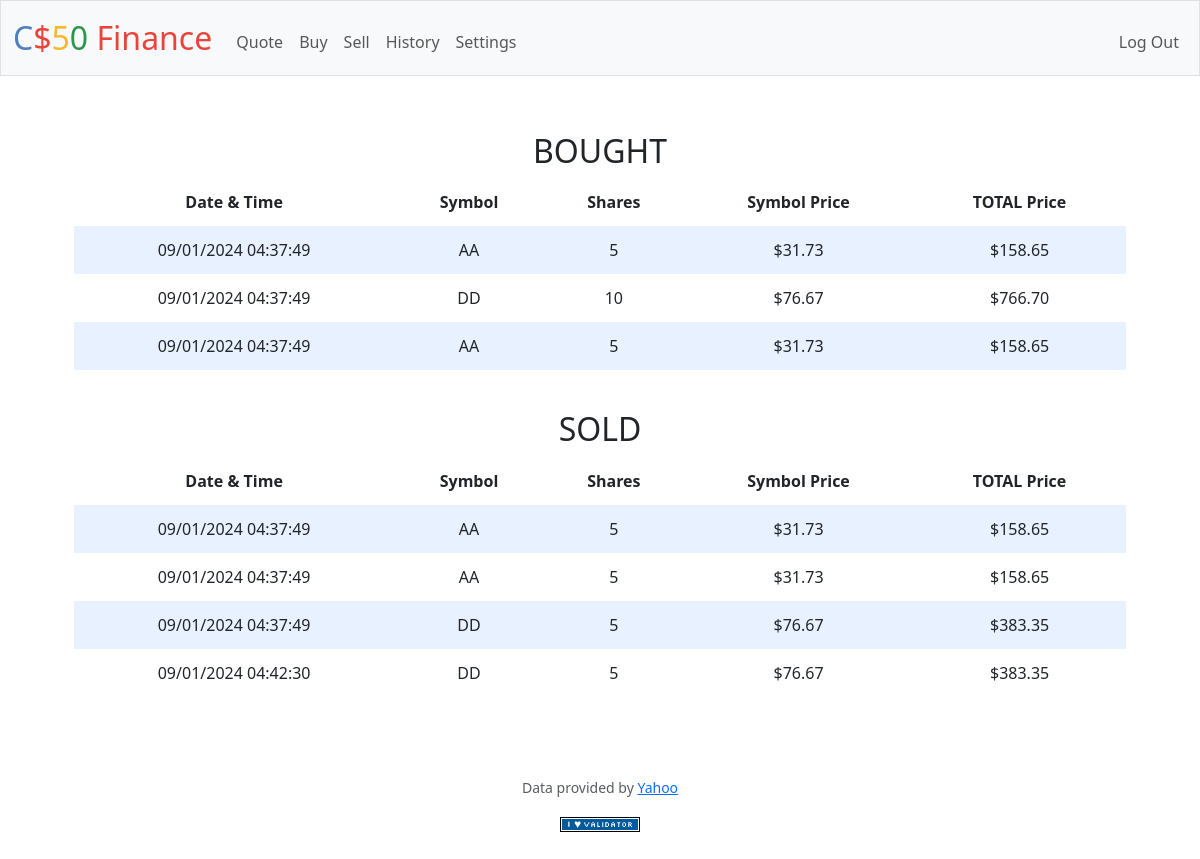
The page /history (signed in) on the database its author committed.
### tables this page shows
CREATE TABLE purchase (
user_id INTEGER NOT NULL,
symbol TEXT NOT NULL,
symbol_price INTEGER NOT NULL,
shares INTEGER NOT NULL,
total_price INTEGER NOT NULL,
time TEXT NOT NULL,
FOREIGN KEY(user_id) REFERENCES users(id)
);

CREATE TABLE sells (
user_id INTEGER NOT NULL,
symbol TEXT NOT NULL,
shares INTEGER NOT NULL,
symbol_price INTEGER NOT NULL,
total_price INTEGER NOT NULL,
time TEXT NOT NULL,
FOREIGN KEY(user_id) REFERENCES users(id)
);

### app.py (the view)
@app.route("/history")
@login_required
def history():
    bought = db.execute("SELECT * FROM purchase WHERE user_id=?", session["user_id"])
    sold = db.execute("SELECT * FROM sells WHERE user_id=?", session["user_id"])
    return render_template("history.html", bought=bought, sold=sold)

### app.py (called while the page is built)
@app.after_request
def after_request(response):
    response.headers["Cache-Control"] = "no-cache, no-store, must-revalidate"
    response.headers["Expires"] = 0
    response.headers["Pragma"] = "no-cache"
    return response

### helpers.py (called while the page is built)
def login_required(f):
    @wraps(f)
    def decorated_function(*args, **kwargs):
        if session.get("user_id") is None:
            return redirect("/login")
        return f(*args, **kwargs)
    return decorated_function

def usd(value):
    return f"${value:,.2f}"

### templates/history.html (shortened to what this page needs)
{% extends "layout.html" %}
{% block main %}
    <div class="section">
        <h2>BOUGHT</h2>
        <table>
            <thead>
                <th>Date & Time</th>
                <th>Symbol</th>
                <th>Shares</th>
                <th>Symbol Price</th>
                <th>TOTAL Price</th>
            </thead>
            <tbody>
                {%for row in bought%}
                    <tr>
                        <td>{{row["time"]}}</td>
                        <td>{{row["symbol"]}}</td>
                        <td>{{row["shares"]}}</td>
                        <td>{{row["symbol_price"] | usd}}</td>
                        <td>{{row["total_price"] | usd}}</td>
                    </tr>
                {%endfor%}
            </tbody>
        </table>
    </div>
    <div class="section">
        <h2>SOLD</h2>
        <table>
            <thead>
                <th>Date & Time</th>
                <th>Symbol</th>
                <th>Shares</th>
                <th>Symbol Price</th>
                <th>TOTAL Price</th>
            </thead>
            <tbody>
                {%for row in sold%}
                    <tr>
                        <td>{{row["time"]}}</td>
                        <td>{{row["symbol"]}}</td>
                        <td>{{row["shares"]}}</td>
                        <td>{{row["symbol_price"] | usd}}</td>
                        <td>{{row["total_price"] | usd}}</td>
                    </tr>
                {%endfor%}
            </tbody>
        </table>
    </div>
{% endblock %}

### templates/layout.html (shortened to what this page needs)
<!DOCTYPE html>
<html lang="en">
    <head>
        <link href="https://cdn.jsdelivr.net/npm/bootstrap@5.3.2/dist/css/bootstrap.min.css" rel="stylesheet">
        <link href="/static/styles.css" rel="stylesheet">
    </head>
    <body>
        <nav class="bg-light border navbar navbar-expand-md navbar-light">
            <div class="container-fluid">
                <a class="navbar-brand" href="/"><span class="blue">C</span><span class="red">$</span><span class="yellow">5</span><span class="green">0</span> <span class="red">Finance</span></a>
                <div class="collapse navbar-collapse" id="navbar">
                    {% if session["user_id"] %}
                        <ul class="navbar-nav me-auto mt-2">
                            <li class="nav-item"><a class="nav-link" href="/quote">Quote</a></li>
                            <li class="nav-item"><a class="nav-link" href="/buy">Buy</a></li>
                            <li class="nav-item"><a class="nav-link" href="/sell">Sell</a></li>
                            <li class="nav-item"><a class="nav-link" href="/history">History</a></li>
                            <li class="nav-item"><a class="nav-link" href="/setting">Settings</a></li>
                        </ul>
                        <ul class="navbar-nav ms-auto mt-2">
                            <li class="nav-item"><a class="nav-link" href="/logout">Log Out</a></li>
                        </ul>
                    {% else %}
                        <ul class="navbar-nav ms-auto mt-2">
                            <li class="nav-item"><a class="nav-link" href="/register">Register</a></li>
                            <li class="nav-item"><a class="nav-link" href="/login">Log In</a></li>
                        </ul>
                    {% endif %}
                </div>
            </div>
        </nav>
        <main class="container py-5 text-center">
            {% block main %}{% endblock %}
        </main>
        <footer class="mb-5">
            <p class="mb-3 small text-center text-muted">
                Data provided by <a href="https://finance.yahoo.com/">Yahoo</a>
            </p>
            <form action="https://validator.w3.org/check" class="text-center" enctype="multipart/form-data" method="post" target="_blank">
                <input alt="Validate" src="/static/I_heart_validator.png" type="image">
            </form>
        </footer>
    </body>
</html>

### static/styles.css (style rules this page uses)
nav .navbar-brand { font-size: xx-large; }
nav .navbar-brand .blue { color: #537fbe; }
nav .navbar-brand .red { color: #ea433b; }
nav .navbar-brand .yellow { color: #f5b82e; }
nav .navbar-brand .green { color: #2e944b; }
table { background-color: transparent; margin-bottom: 1rem; width: 100%; }
table th, table td { padding: 0.75rem; vertical-align: middle; }
tbody tr:nth-of-type(odd) { background-color: rgb(179, 208, 255, 0.3) }
.section { padding-bottom: 1rem; padding-left: 2rem; padding-right: 2rem; padding-top: 0.5rem; }

### rows shown on the page
purchase: time "09/01/2024 04:37:49", symbol "AA", shares "5", symbol_price "$31.73", total_price "$158.65"
purchase: time "09/01/2024 04:37:49", symbol "DD", shares "10", symbol_price "$76.67", total_price "$766.70"
purchase: time "09/01/2024 04:37:49", symbol "AA", shares "5", symbol_price "$31.73", total_price "$158.65"
sells: time "09/01/2024 04:37:49", symbol "AA", shares "5", symbol_price "$31.73", total_price "$158.65"
sells: time "09/01/2024 04:37:49", symbol "AA", shares "5", symbol_price "$31.73", total_price "$158.65"
sells: time "09/01/2024 04:37:49", symbol "DD", shares "5", symbol_price "$76.67", total_price "$383.35"
sells: time "09/01/2024 04:42:30", symbol "DD", shares "5", symbol_price "$76.67", total_price "$383.35"
